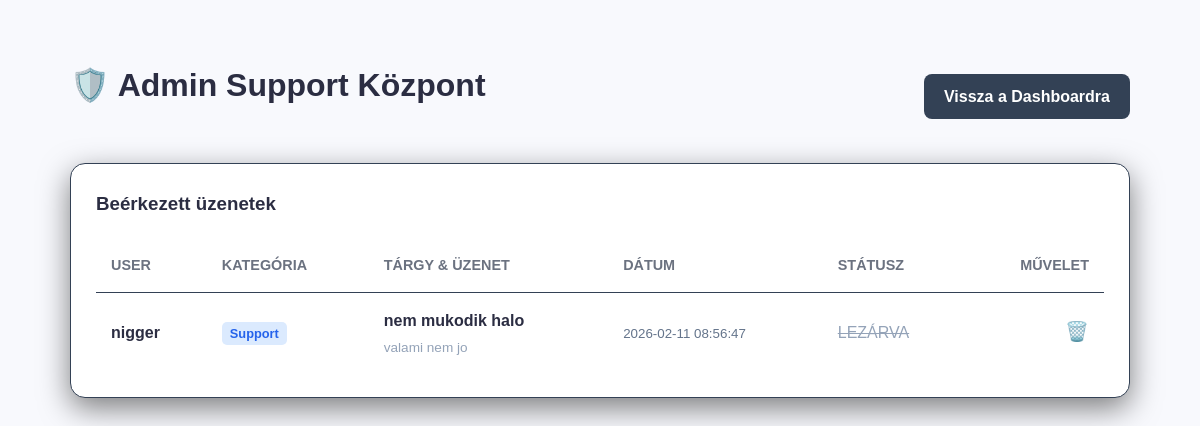
Before: /admin.php (signed in) with the older database file.
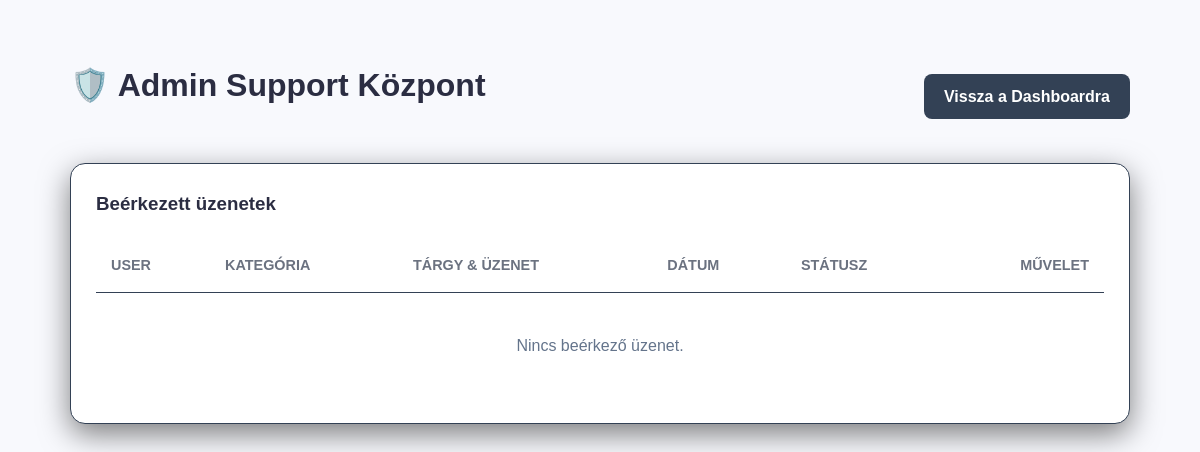
After: the same page with the newer database file.
### tables this page shows
CREATE TABLE `support_tickets` (
  `id` int(11) NOT NULL,
  `user_id` int(11) NOT NULL,
  `subject` varchar(255) NOT NULL,
  `message` text NOT NULL,
  `category` enum('Support','Feedback','Bug') DEFAULT 'Support',
  `status` enum('Open','Closed') DEFAULT 'Open',
  `created_at` timestamp NOT NULL DEFAULT current_timestamp()
);

CREATE TABLE `users` (
  `id` int(11) NOT NULL,
  `name` varchar(255) NOT NULL,
  `email` varchar(255) NOT NULL,
  `password` varchar(255) NOT NULL,
  `premium` tinyint(1) NOT NULL,
  `height` int(11) DEFAULT NULL,
  `weight` int(11) DEFAULT NULL,
  `age` int(11) DEFAULT NULL,
  `gender` enum('male','female') DEFAULT NULL
);

### admin.php (the view, shortened to what this page needs)
<?php
require 'database_connect.php';
?>
<!DOCTYPE html>
<html lang="hu">
<head>
    <link rel="stylesheet" href="style.css">
</head>
<body style="background-color: #0f172a; color: #f8fafc; font-family: sans-serif;">
<div style="max-width: 1100px; margin: 40px auto; padding: 20px;">
    <div style="display: flex; justify-content: space-between; align-items: center; margin-bottom: 30px; color: white;">
        <h1>🛡️ Admin Support Központ</h1>
        <div style="display: flex; gap: 15px;">
            <a href="dashboard.php" style="background: #334155; color: white; padding: 10px 20px; border-radius: 8px; text-decoration: none; font-weight: bold;">Vissza a Dashboardra</a>
        </div>
    </div>
    <div class="card-section" style="background: #1e293b; border-radius: 15px; padding: 25px; border: 1px solid #334155; box-shadow: 0 10px 30px rgba(0,0,0,0.5);">
        <h3>Beérkezett üzenetek</h3>
        <table>
            <thead>
                <tr style="color: #94a3b8; font-size: 0.9rem; text-transform: uppercase;">
                    <th>User</th>
                    <th>Kategória</th>
                    <th>Tárgy & Üzenet</th>
                    <th>Dátum</th>
                    <th>Státusz</th>
                    <th style="text-align: right;">Művelet</th>
                </tr>
            </thead>
            <tbody>
                <?php
                $sql = "SELECT s.*, u.name as user_name FROM support_tickets s
                        JOIN users u ON s.user_id = u.id
                        ORDER BY s.status DESC, s.created_at DESC";
                $res = mysqli_query($conn, $sql);
                if(mysqli_num_rows($res) == 0): ?>
                    <tr><td colspan="6" style="text-align: center; padding: 40px; color: #64748b;">Nincs beérkező üzenet.</td></tr>
                <?php endif;
                while($row = mysqli_fetch_assoc($res)):
                    $cat_class = ($row['category'] == 'Bug') ? 'bg-bug' : (($row['category'] == 'Feedback') ? 'bg-feed' : 'bg-supp');
                ?>
                <tr>
                    <td><strong><?php echo htmlspecialchars($row['user_name']); ?></strong></td>
                    <td><span class="badge <?php echo $cat_class; ?>"><?php echo $row['category']; ?></span></td>
                    <td style="max-width: 350px;">
                        <div style="font-weight: bold; margin-bottom: 5px;"><?php echo htmlspecialchars($row['subject']); ?></div>
                        <div style="color: #94a3b8; font-size: 0.85rem; line-height: 1.4;"><?php echo nl2br(htmlspecialchars($row['message'])); ?></div>
                    </td>
                    <td><small style="color: #64748b;"><?php echo $row['created_at']; ?></small></td>
                    <td>
                        <span class="<?php echo $row['status'] == 'Open' ? 'status-open' : 'status-closed'; ?>">
                            <?php echo $row['status'] == 'Open' ? '● NYITOTT' : 'LEZÁRVA'; ?>
                        </span>
                    </td>
                    <td style="text-align: right; white-space: nowrap;">
                        <a href="admin.php?delete_id=<?php echo $row['id']; ?>" onclick="return confirm('Végleg törlöd ezt az üzenetet?')" style="color: #ef4444; text-decoration: none; font-size: 1.2rem;" title="Törlés">🗑️</a>
                    </td>
                </tr>
                <?php endwhile; ?>
            </tbody>
        </table>
    </div>
</div>
</body>
</html>

### style.css (style rules this page uses)
:root { --bg-color: #f8f9fd; --card-bg: #ffffff; --text-main: #2b2d42; --text-muted: #6b7280; --border-color: #edf2f7; --primary: #4361ee; --primary-hover: #3751d4; --success: #22c55e; --danger: #ef4444; --shadow: 0 10px 25px rgba(0, 0, 0, 0.05); --input-bg: #ffffff; }
* { box-sizing: border-box; transition: background-color 0.3s ease, color 0.3s ease, border-color 0.3s ease; }
body { font-family: 'Inter', -apple-system, sans-serif; background-color: var(--bg-color) !important; color: var(--text-main) !important; margin: 0; line-height: 1.6; }
.card-section { background-color: var(--card-bg) !important; border-radius: 16px; padding: 24px; box-shadow: var(--shadow); border: 1px solid var(--border-color); margin-bottom: 24px; }
h1, h2, h3 { color: var(--text-main); margin-top: 0; }
table { width: 100%; border-collapse: collapse; }
th { text-align: left; padding: 12px 8px; color: var(--text-muted); border-bottom: 2px solid var(--border-color); }
td { padding: 14px 8px; border-bottom: 1px solid var(--border-color); vertical-align: middle; color: var(--text-main); }
tr:last-child td { border-bottom: none; }
::placeholder { color: var(--text-muted); opacity: 0.7; }
.card-section { animation: fadeIn 0.4s ease-out; }

### admin.php (style rules this page uses)
table { width: 100%; border-collapse: collapse; margin-top: 20px; }
th, td { padding: 15px; border-bottom: 1px solid #334155; text-align: left; }
.badge { padding: 4px 8px; border-radius: 5px; font-size: 0.8rem; font-weight: bold; }
.bg-supp { background: #dbeafe; color: #2563eb; }
.status-closed { color: #94a3b8; text-decoration: line-through; }

Changed rows visible on the page:
removed support_tickets: user.name "nigger", category "Support", subject "nem mukodik halo", message "valami nem jo", created_at "2026-02-11 08:56:47", status "LEZÁRVA"
Other visible differences:
text now shown: "Nincs beérkező üzenet."
